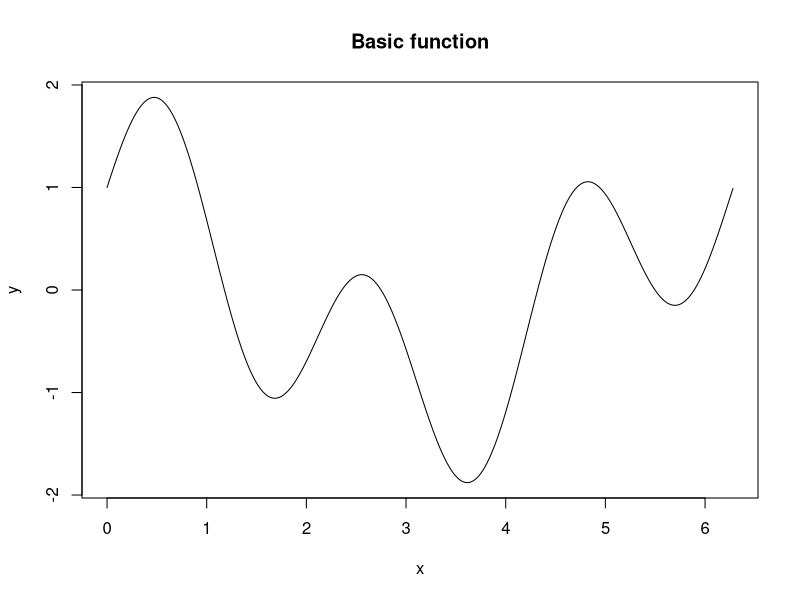
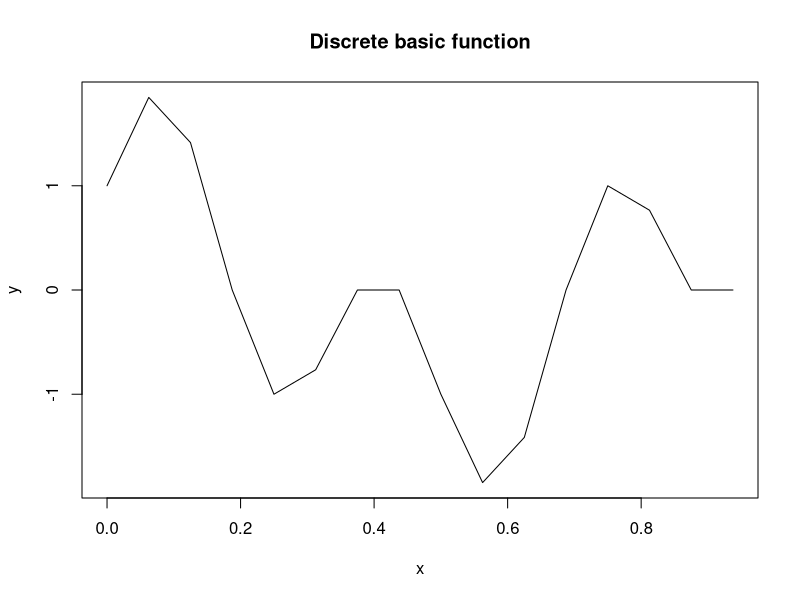

Write R code to recreate these figures, in order.
# Made by IvAlex

y <- function(x) {
  sin(3 * x) + cos(x)
}

custom_plot <- function(x, y, head_title) {
  plot(x, y, type = "l", xlab = "x", ylab = "y", main = head_title)
}

# Dots num
N <- 16

#Period
T <- 2 * pi

#Interval
a <- 0
b <- a + T

# 
custom_seq_interval = function(from, before, num_intervals){
  res <- seq(from, before, length.out = (num_intervals + 1))
  res[-length(res)]
}

# basic function
basic_xdots <- seq(a, b, by = 0.01)
basic_ydots <- y(basic_xdots)
custom_plot(basic_xdots, basic_ydots, "Basic function")

#discrete basic function
normilized_xdots <- custom_seq_interval(0, 1, N)
basic_xdots <- custom_seq_interval(a, b, N)
basic_ydots <- y(basic_xdots)
custom_plot(normilized_xdots, basic_ydots, "Discrete basic function")

#custom sign
custom_sign <- function(num) {
  return (if (sign(num) > 0) 1 else (-1))
}

#Rademacher function
r <- function(k, t) {
  if (t < 0 || t >= 1)
  {
    stop("t must be in interval [0; 1)")
  }
  custom_sign(sin((2 ^ k) * pi * t))
}

number2binary = function(number, noBits) {
  binary_vector = rev(as.numeric(intToBits(number)))
  binary_vector[-(1:(length(binary_vector) - noBits))]
}

#Walsh function
wal <- function(n, t, r_num) {
  n_bin <- c(0, number2binary(n, r_num))
  res <- 1
  
  for(k in seq(1, r_num, by = 1)) {
    # because array indexes from 1
    if (xor(n_bin[r_num - k + 2], n_bin[r_num - k + 1])) {
      res <- res * r(k, t)
    }
  }
  
  res
}

#Test (temp)
wal(6, 0.9, 3)
